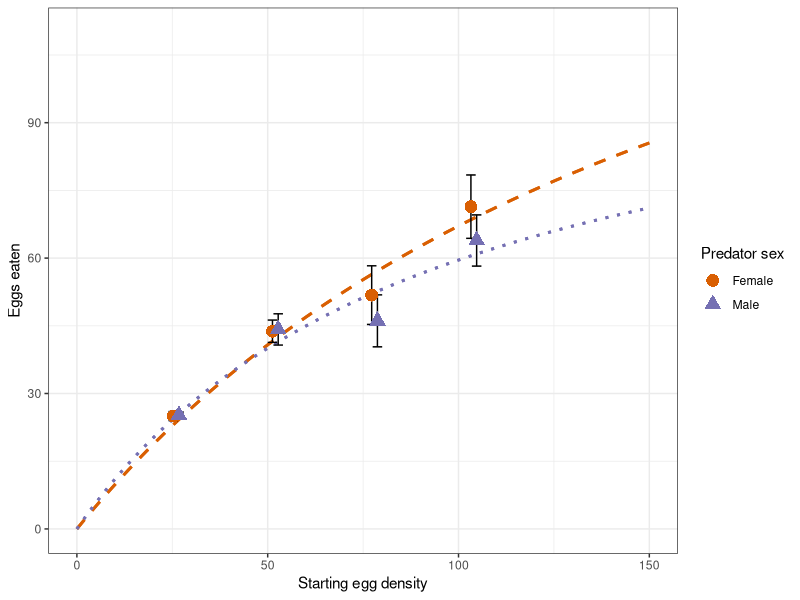
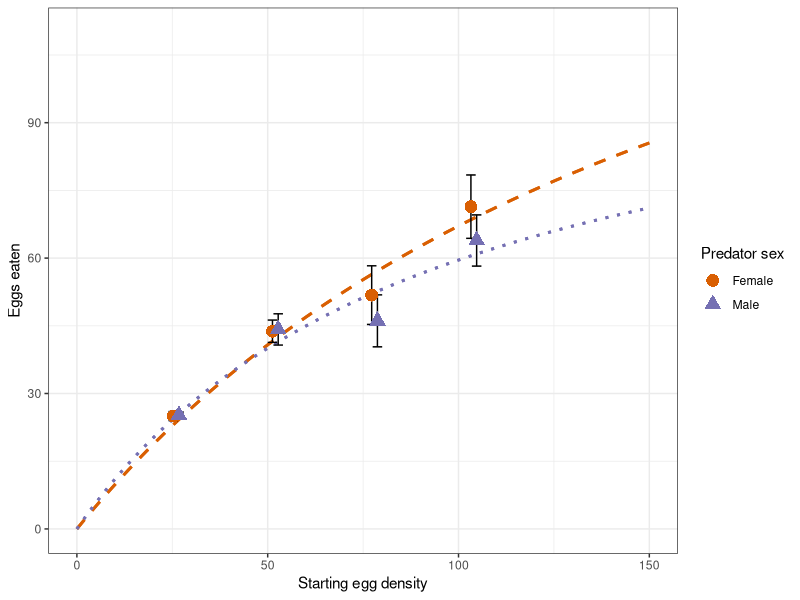

Generate these figures, in order, with R:
# Functional response of four predator species to varied densities of stink bug eggs

#bring data in
Cricket<-read.csv(file="Cricket.csv", header=T)
Orius<-read.csv(file="Orius.csv", header=T)
Grasshopper<-read.csv(file="Grasshopper.csv", header=T)
Katydid<-read.csv(file="Katydid.csv", header=T)

#create subsets as necessary for each species- by sex 
Cricket.F<-Cricket[which(Cricket$predator_sex=="Female"),]
Cricket.M<-Cricket[which(Cricket$predator_sex=="Male"),]


#we're going to use the approach of a two stage analysis. Basically, step one is determine
#what the response is, then step 2 is fit the data to the appropriate response and build a plot

#step 1- find out the fit

# fit to Juilano 2001 model to determine type of functional response for each species (by sex)
# juliano created an nth order logistic equation to model the relationship between the number
# of prey consumed and the initial prey density. It should be sufficient to take this model 
# just to cubic form, and if the fit is poor from there, reduce the order.
# The way this fit is used, if the linear coefficient (P1) is negative
# then we consider the functional response to be of type II, but if it's positive
# then the functional response is type III. If P1 is not significant, reduce the order 
# (ie set P3 to zero) and refit.

#first chose some starting values for the coefficients we're trying to estimate

P0<-0
P1<-0
P2<-0
P3<-0

Cricket.F.fit<-nls(Pconsumed~
                     exp(P0+
                           P1*eggs_start+
                           P2*eggs_start^2+
                           P3*eggs_start^3)/(
                             1+exp(P0+
                                     P1*eggs_start+
                                     P2*eggs_start^2+
                                     P3*eggs_start^3)), 
                   start=list(P0=P0, P1=P1, P2=P2, P3=P3),
                   data=Cricket.F)

summary(Cricket.F.fit)

#this results in a non-significant value for P1. Let's refit without the 3rd order
#polynomial
Cricket.F.fit<-nls(Pconsumed~
                     exp(P0+
                           P1*eggs_start+
                           P2*eggs_start^2)/(
                             1+exp(P0+
                                     P1*eggs_start+
                                     P2*eggs_start^2)), 
                   start=list(P0=P0, P1=P1, P2=P2),
                   data=Cricket.F)

summary(Cricket.F.fit)

#this analysis results in weak evidence for a type II functional response among 
# female crickets (P<0.1)- so it's probably a type II response, but variable data-
# we'll see more when we fit the type II equation and plot the data

#let's look at cricket males


Cricket.M.fit<-nls(Pconsumed~
                     exp(P0+
                           P1*eggs_start+
                           P2*eggs_start^2+
                           P3*eggs_start^3)/(
                             1+exp(P0+
                                     P1*eggs_start+
                                     P2*eggs_start^2+
                                     P3*eggs_start^3)), 
                   start=list(P0=P0, P1=P1, P2=P2, P3=P3),
                   data=Cricket.M)

summary(Cricket.M.fit)

#once again, a non-significant value for P1, so we'll reduce the complexity of the polynomial

Cricket.M.fit<-nls(Pconsumed~
                     exp(P0+
                           P1*eggs_start+
                           P2*eggs_start^2)/(
                             1+exp(P0+
                                     P1*eggs_start+
                                     P2*eggs_start^2)), 
                   start=list(P0=P0, P1=P1, P2=P2),
                   data=Cricket.M)

summary(Cricket.M.fit)

#significant negative P1! We have a type II

###
# step 2- fit the functional response

#fit curve of relevant type to determine consumption rate as a function of egg density

# to define the functional response, we can either fit the Holling disc equation. We'll assume 
# type II responses for now, and refit if necessary, but type II responses are generally more 
#in lab experiments

#Because the experiment allowed prey to become depleted without replacement, the appropriate
#model to fit in the context here is Rogers (1972) random predator equation. This takes the
# form Ne=N0*(1-exp(a(Th*Ne-a))) for a type II. HOWEVER! This model in general has poorer
#empirical fit than the Holling's disc equation, so we'll fit both, and let the data tell us
#how to proceed. Note that 1/Th is the asymptote of the curve

#Whatever the model, we're trying to find the values for a, attack rate, and Th, handling time
#so we need starting values


a<-1
Th<-0

#fit the random predator equation
Cricket.F.random<-nls(eggs_eaten~eggs_start*(1-exp(a*(Th*eggs_eaten-1))), 
                      start=list(a=a,Th=Th),
                      data=Cricket.F)

summary(Cricket.F.random)
AIC(Cricket.F.random)

#fit the Holling's disc equation

Cricket.F.holling<-nls(eggs_eaten~eggs_start*a /(1+a*Th*eggs_start), 
                      start=list(a=a,Th=Th),
                      data=Cricket.F)

summary(Cricket.F.holling)
AIC(Cricket.F.holling)

#and what we find here is the Random predator equation has a better fit (ie it has a smaller AIC)
#but it doesn't produce a significant coefficient

#but we'd like an estimate of the asymptote anyway, so let's use the Holling model

Cricket.F.asymptote<-1/(summary(Cricket.F.holling)$coefficients[2,1])
Cricket.F.asymptote
#propagate the error
Cricket.F.asymptote.se<-Cricket.F.asymptote^2*summary(Cricket.F.holling)$coefficients[2,2]
Cricket.F.asymptote.se

######
#repeat this analysis with cricket males

#fit the random predator equation
Cricket.M.random<-nls(eggs_eaten~eggs_start*(1-exp(a*(Th*eggs_eaten-1))), 
                      start=list(a=a,Th=Th),
                      data=Cricket.M)

summary(Cricket.M.random)
AIC(Cricket.M.random)

#fit the Holling's disc equation

Cricket.M.holling<-nls(eggs_eaten~eggs_start*a /(1+a*Th*eggs_start), 
                       start=list(a=a,Th=Th),
                       data=Cricket.M)

summary(Cricket.M.holling)
AIC(Cricket.M.holling)

#and what we find here is the Random predator equation has a better fit (ie it has a smaller AIC)
#but it doesn't produce a significant coefficient

#but we'd like an estimate of the asymptote anyway, so let's use the Holling model

Cricket.M.asymptote<-1/(summary(Cricket.M.holling)$coefficients[2,1])
Cricket.M.asymptote
#propagate the error
Cricket.M.asymptote.se<-Cricket.M.asymptote^2*summary(Cricket.M.holling)$coefficients[2,2]
Cricket.M.asymptote.se


#create plots to illustrate fit

#for each taxon, we'll want to have M and F data plotted in the same chart. This means we'll
#need to operate on the full dataset when creating the plot. We want to do this in ggplot2
# and we'll need to create summary data to achieve this

library(plyr)
library(ggplot2)

#choose colors for each sex
# colors from a qualitative pallate from colorbrewer.org, chosen for colorblind friendliness
female<-"#d95f02"
male<-"#7570b3"

#calculate mean and SEM for each treatment
Cricket.summary<-ddply(Cricket, c("predator_sex", "eggs_start"), summarise,
                       mean_eggs_eaten=mean(eggs_eaten), n=length(eggs_eaten),
                       sem=sd(eggs_eaten)/sqrt(n))

#create objects describing functions for plotting our fits
#females
a<-summary(Cricket.F.holling)$coefficients[1,1]
Th<-summary(Cricket.F.holling)$coefficients[2,1]
Cricket.F.func.holling<-function(x)  x*a /(1+a*Th*x)
#males
am<-summary(Cricket.M.holling)$coefficients[1,1]
Thm<-summary(Cricket.M.holling)$coefficients[2,1]
Cricket.M.func.holling<-function(x)  x*am /(1+am*Thm*x)

# The errorbars overlapped, so use position_dodge to move them horizontally
pd <- position_dodge(3) # move them .05 to the left and right

Cricket.plot<-ggplot(Cricket.summary, aes(x=eggs_start, y=mean_eggs_eaten, 
                                          color=predator_sex, shape=predator_sex))+
  scale_color_manual(values=c(female, male), name="Predator sex")+
  scale_shape_manual(values=c(16,17), name="Predator sex")+
  stat_function(fun=Cricket.F.func.holling, colour=female, size=1, linetype="dashed")+
  stat_function(fun=Cricket.M.func.holling, colour=male, size=1, linetype="dotted")+ 
  geom_errorbar(aes(ymin=mean_eggs_eaten-sem, ymax=mean_eggs_eaten+sem, color=predator_sex), 
               position=pd, color="black", width=5, size=0.5, show.legend=FALSE) +
  xlim(0, 150)+ylim(0,110)+
  xlab("Starting egg density")+ylab("Eggs eaten")+
  geom_point(position=pd, size=4, show.legend=TRUE)+
  theme_bw()+ theme(legend.key=element_rect(colour=NA))
  

Cricket.plot

#save to pdf
pdf("Cricket_fig.pdf", height=4, width=5)
Cricket.plot
dev.off()
